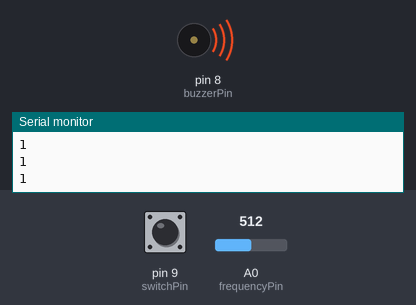
This sketch was run on a simulated Arduino Uno, built with avr-gcc and run on an emulated ATmega328P. On the bench: buzzer (waves = sounding), the last lines printed to the serial monitor. Inputs (shaded band) come from the test bench; at power-on: pin 9 (switchPin) HIGH, A0 (frequencyPin) = 512.

Above: at 1.2 s.
1.3 s: pin 9 (switchPin) pulled LOW for 0.15 s
At 1.38 s:
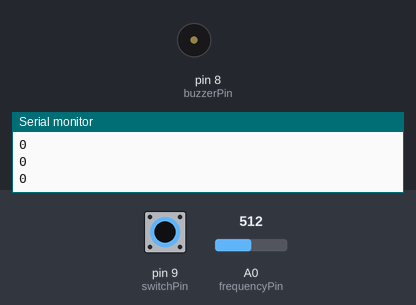
2.9 s: pin 9 (switchPin) pulled LOW for 3.2 s
At 6.8 s:
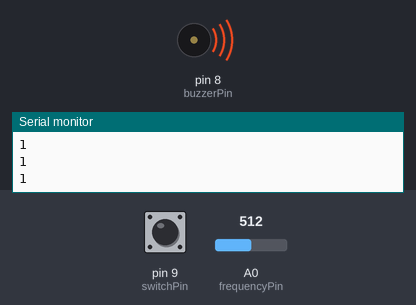
Timing chart, 0 to 8.3 s (numbered marks = the images above; inputs shaded):
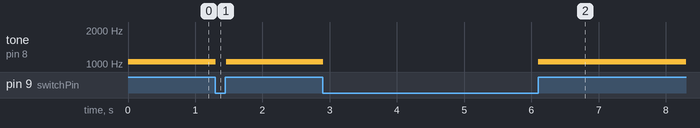

Measured:
- after the input at 1.3 s, tone on pin 8 (buzzerPin): 1050 Hz → silent at once, → 1050 Hz 0.15 s later
- after the input at 2.9 s, tone on pin 8 (buzzerPin): 1050 Hz → silent at once, → 1050 Hz 3.2 s later

The sketch:

theremin.ino
```cpp
int buzzerPin = 8;
int frequencyPin = A0;
int switchPin = 9;

void setup() {
  Serial.begin(9600);
  pinMode(buzzerPin, OUTPUT);
  pinMode(frequencyPin, INPUT);
  pinMode(switchPin, INPUT_PULLUP);

}

void loop() {
  int switchStatus = digitalRead(switchPin);
  Serial.println(switchStatus);
  int freq = analogRead(frequencyPin);
  if (switchStatus == HIGH) {
  int note = map(freq, 0, 1024, 2000, 100);
    tone(buzzerPin, note);
  }
    else {noTone(buzzerPin);
    }

    delay(10);
}
```
